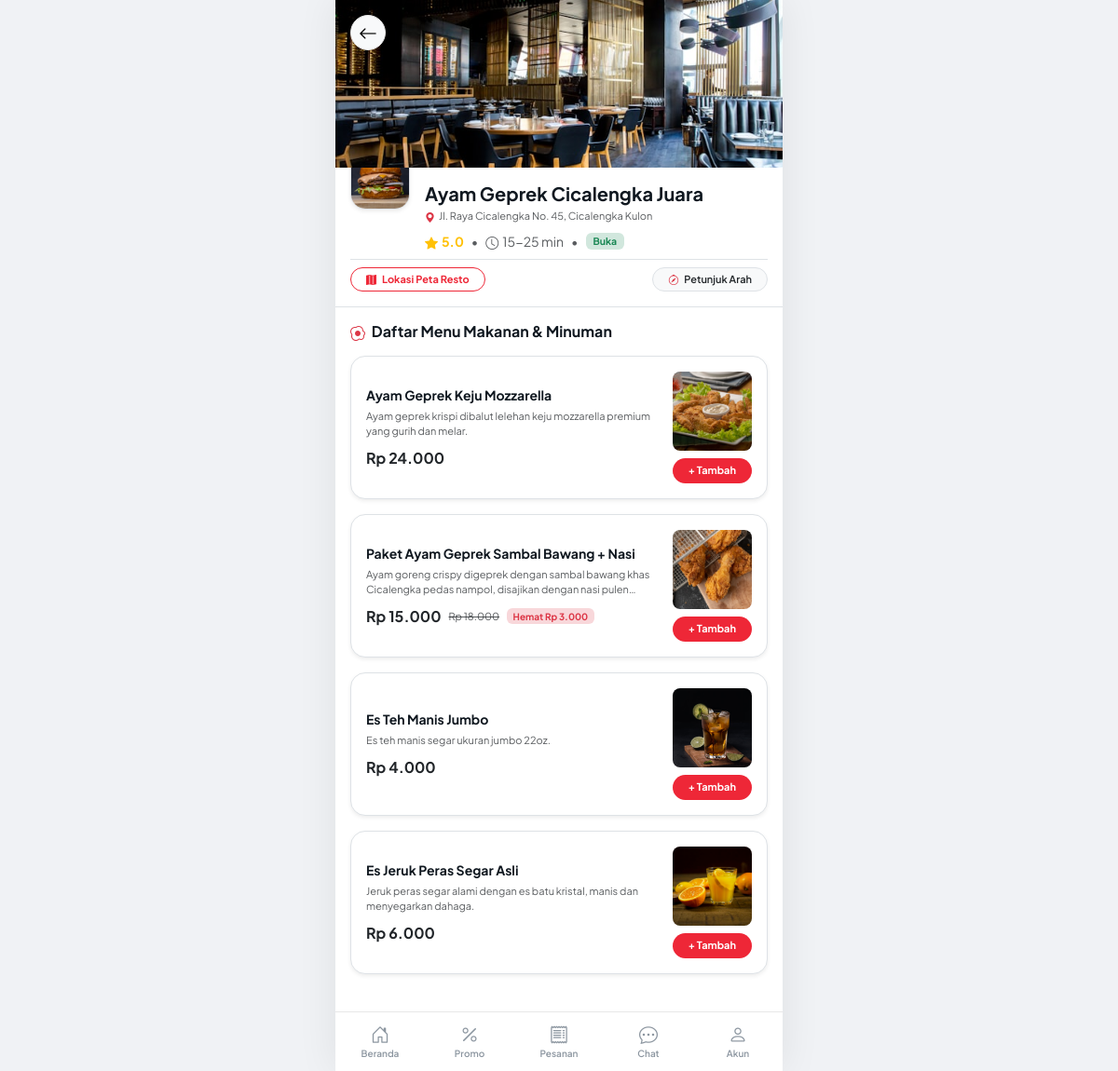
/stores/1, run on the app's committed database.
### tables this page shows
CREATE TABLE `stores` (
  `id` bigint(20) unsigned NOT NULL AUTO_INCREMENT,
  `vendor_id` bigint(20) unsigned NOT NULL,
  `module_id` int(10) unsigned NOT NULL,
  `zone_id` int(10) unsigned NOT NULL,
  `name` varchar(150) NOT NULL,
  `phone` varchar(25) NOT NULL,
  `email` varchar(100) DEFAULT NULL,
  `logo` varchar(255) DEFAULT NULL,
  `cover_photo` varchar(255) DEFAULT NULL,
  `address` text NOT NULL,
  `latitude` decimal(10,8) NOT NULL,
  `longitude` decimal(11,8) NOT NULL,
  `minimum_order` decimal(12,2) NOT NULL DEFAULT 0.00,
  `delivery_time` varchar(30) NOT NULL DEFAULT '20-30 min',
  `delivery_fee` decimal(12,2) NOT NULL DEFAULT 5000.00,
  `tax_percent` decimal(5,2) NOT NULL DEFAULT 0.00,
  `is_open` tinyint(1) NOT NULL DEFAULT 1,
  `status` enum('pending','approved','suspended') NOT NULL DEFAULT 'approved',
  `rating` decimal(3,2) NOT NULL DEFAULT 5.00,
  `reviews_count` int(10) unsigned NOT NULL DEFAULT 0,
  `order_count` int(10) unsigned NOT NULL DEFAULT 0,
  `created_at` timestamp NOT NULL DEFAULT current_timestamp(),
  `updated_at` timestamp NOT NULL DEFAULT current_timestamp() ON UPDATE current_timestamp(),
  PRIMARY KEY (`id`),
  KEY `idx_vendor` (`vendor_id`),
  KEY `idx_module_zone` (`module_id`,`zone_id`),
  KEY `idx_open_status` (`is_open`,`status`),
  KEY `fk_store_zone` (`zone_id`),
  CONSTRAINT `fk_store_module` FOREIGN KEY (`module_id`) REFERENCES `modules` (`id`) ON DELETE CASCADE,
  CONSTRAINT `fk_store_vendor` FOREIGN KEY (`vendor_id`) REFERENCES `users` (`id`) ON DELETE CASCADE,
  CONSTRAINT `fk_store_zone` FOREIGN KEY (`zone_id`) REFERENCES `zones` (`id`) ON DELETE CASCADE
);

CREATE TABLE `products` (
  `id` bigint(20) unsigned NOT NULL AUTO_INCREMENT,
  `store_id` bigint(20) unsigned NOT NULL,
  `module_id` int(10) unsigned NOT NULL,
  `category_id` int(10) unsigned NOT NULL,
  `name` varchar(200) NOT NULL,
  `description` text DEFAULT NULL,
  `image` varchar(255) DEFAULT NULL,
  `price` decimal(12,2) NOT NULL DEFAULT 0.00,
  `discount` decimal(12,2) NOT NULL DEFAULT 0.00,
  `discount_type` enum('percent','amount') NOT NULL DEFAULT 'percent',
  `unit` varchar(20) NOT NULL DEFAULT 'pcs',
  `stock` int(11) NOT NULL DEFAULT 100,
  `is_veg` tinyint(1) NOT NULL DEFAULT 0,
  `is_recommended` tinyint(1) NOT NULL DEFAULT 0,
  `status` tinyint(1) NOT NULL DEFAULT 1,
  `order_count` int(10) unsigned NOT NULL DEFAULT 0,
  `rating` decimal(3,2) NOT NULL DEFAULT 5.00,
  `reviews_count` int(10) unsigned NOT NULL DEFAULT 0,
  `created_at` timestamp NOT NULL DEFAULT current_timestamp(),
  `updated_at` timestamp NOT NULL DEFAULT current_timestamp() ON UPDATE current_timestamp(),
  PRIMARY KEY (`id`),
  KEY `idx_product_store` (`store_id`),
  KEY `idx_product_cat` (`category_id`),
  KEY `idx_product_module` (`module_id`),
  KEY `idx_product_status` (`status`,`is_recommended`),
  CONSTRAINT `fk_product_category` FOREIGN KEY (`category_id`) REFERENCES `categories` (`id`) ON DELETE CASCADE,
  CONSTRAINT `fk_product_module` FOREIGN KEY (`module_id`) REFERENCES `modules` (`id`) ON DELETE CASCADE,
  CONSTRAINT `fk_product_store` FOREIGN KEY (`store_id`) REFERENCES `stores` (`id`) ON DELETE CASCADE
);

### views/customer/store.php (the view, shortened to what the rows shown need)
<div class="position-relative">
    <img src="<?= $baseUrl ?>/<?= htmlspecialchars($store['cover_photo'] ?? 'assets/images/stores/geprek_cover.jpg') ?>" alt="<?= htmlspecialchars($store['name']) ?>" style="width: 100%; height: 180px; object-fit: cover;">
    <div class="position-absolute top-0 start-0 p-3">
        <a href="<?= $baseUrl ?>" class="btn btn-light rounded-circle shadow-sm d-flex align-items-center justify-content-center" style="width: 38px; height: 38px; border: 1px solid var(--gojek-border);">
            <i class="bi bi-arrow-left fs-5"></i>
        </a>
    </div>
</div>
<div class="p-3 bg-white border-bottom">
    <div class="d-flex align-items-start gap-3 mb-2">
        <img src="<?= $baseUrl ?>/<?= htmlspecialchars($store['logo'] ?? 'assets/images/stores/geprek_logo.png') ?>" alt="Logo" class="rounded-4 border shadow-sm" style="width: 64px; height: 64px; object-fit: cover; margin-top: -35px; background: white;">
        <div class="flex-grow-1">
            <h5 class="fw-bold mb-1" style="color: var(--gojek-charcoal);"><?= htmlspecialchars($store['name']) ?></h5>
            <div class="text-muted small mb-2" style="font-size: 11px;"><i class="bi bi-geo-alt-fill text-danger me-1"></i><?= htmlspecialchars($store['address']) ?></div>
            <div class="d-flex align-items-center gap-2 small">
                <span class="text-warning fw-bold"><i class="bi bi-star-fill me-1"></i><?= number_format($store['rating'] ?? 5.0, 1) ?></span>
                <span class="text-muted">•</span>
                <span class="text-muted"><i class="bi bi-clock me-1"></i><?= htmlspecialchars($store['delivery_time'] ?? '20-30 mnt') ?></span>
                <span class="text-muted">•</span>
                <?php if ($store['is_open']): ?>
                    <span class="badge bg-success-subtle text-success fw-bold px-2 py-1">Buka</span>
                <?php else: ?>
                    <span class="badge bg-danger-subtle text-danger fw-bold px-2 py-1">Tutup</span>
                <?php endif; ?>
            </div>
        </div>
    </div>
    <div class="d-flex align-items-center justify-content-between pt-2 border-top">
        <button class="btn btn-outline-danger btn-sm rounded-pill px-3 py-1 fw-bold" style="font-size: 11px; border-color: #EE2737; color: #EE2737;" type="button" data-bs-toggle="collapse" data-bs-target="#storeMapCollapse" aria-expanded="false">
            <i class="bi bi-map-fill me-1"></i> Lokasi Peta Resto
        </button>
        <a href="https://www.google.com/maps/dir/?api=1&destination=<?= (float)($store['latitude'] ?? -6.9835) ?>,<?= (float)($store['longitude'] ?? 107.8335) ?>" target="_blank" class="btn btn-light btn-sm text-dark rounded-pill px-3 py-1 fw-semibold border" style="font-size: 11px;">
            <i class="bi bi-compass text-danger me-1"></i> Petunjuk Arah
        </a>
    </div>
</div>
<div class="p-3">
    <h6 class="fw-bold mb-3" style="color: var(--gojek-charcoal);"><i class="bi bi-egg-fried me-1 text-danger"></i> Daftar Menu Makanan & Minuman</h6>
    <?php if (empty($products)): ?>
        <div class="text-center py-4 text-muted small">Belum ada menu yang ditampilkan.</div>
    <?php else: ?>
        <div class="d-flex flex-column gap-3">
            <?php foreach ($products as $prod): ?>
                <div class="p-3 bg-white rounded-4 border shadow-sm d-flex align-items-center justify-content-between gap-3">
                    <div class="flex-grow-1">
                        <div class="fw-bold mb-1" style="color: var(--gojek-charcoal); font-size: 14px;"><?= htmlspecialchars($prod['name']) ?></div>
                        <div class="text-muted small mb-2" style="display: -webkit-box; -webkit-line-clamp: 2; -webkit-box-orient: vertical; overflow: hidden; font-size: 11px;">
                            <?= htmlspecialchars($prod['description']) ?>
                        </div>
                        <div class="d-flex align-items-center gap-2">
                            <span class="fw-bold text-dark fs-6"><?= format_rupiah($prod['final_price']) ?></span>
                            <?php if ((float)$prod['discount'] > 0): ?>
                                <span class="text-muted text-decoration-line-through small" style="font-size: 11px;"><?= format_rupiah($prod['price']) ?></span>
                                <span class="badge bg-danger-subtle text-danger fw-bold" style="font-size: 10px;">Hemat <?= $prod['discount_type'] === 'percent' ? (int)$prod['discount'] . '%' : format_rupiah($prod['discount']) ?></span>
                            <?php endif; ?>
                        </div>
                    </div>
                    <div class="position-relative flex-shrink-0 text-center">
                        <img src="<?= $baseUrl ?>/<?= htmlspecialchars($prod['image'] ?? 'assets/images/products/default.jpg') ?>" alt="<?= htmlspecialchars($prod['name']) ?>" class="rounded-3" style="width: 85px; height: 85px; object-fit: cover;">
                        <div class="mt-2">
                            <?php if ($store['is_open']): ?>
                                <button type="button" onclick="addToCart(<?= $prod['id'] ?>, 1)" class="btn btn-sm text-white fw-bold px-3 rounded-pill shadow-xs" style="background:#EE2737; font-size: 11px;">
                                    + Tambah
                                </button>
                            <?php else: ?>
                                <button type="button" class="btn btn-sm btn-secondary disabled px-3 rounded-pill" style="font-size: 11px;">
                                    Tutup
                                </button>
                            <?php endif; ?>
                        </div>
                    </div>
                </div>
            <?php endforeach; ?>
        </div>
    <?php endif; ?>
</div>

### data on the page
stores: cover_photo (picture), logo (picture), name "Ayam Geprek Cicalengka Juara", address "Jl. Raya Cicalengka No. 45, Cicalengka Kulon", rating "5.0", delivery_time "15-25 min"
products: name "Ayam Geprek Keju Mozzarella", description "Ayam geprek krispi dibalut lelehan keju mozzarella premium yang gurih dan melar.", final_price "Rp 24.000", image (picture)
products: name "Paket Ayam Geprek Sambal Bawang + Nasi", description "Ayam goreng crispy digeprek dengan sambal bawang khas Cicalengka pedas nampol, disajikan dengan nasi…", final_price "Rp 15.000", price "Rp 18.000", discount "Rp 3.000", image (picture)
products: name "Es Teh Manis Jumbo", description "Es teh manis segar ukuran jumbo 22oz.", final_price "Rp 4.000", image (picture)
products: name "Es Jeruk Peras Segar Asli", description "Jeruk peras segar alami dengan es batu kristal, manis dan menyegarkan dahaga.", final_price "Rp 6.000", image (picture)
